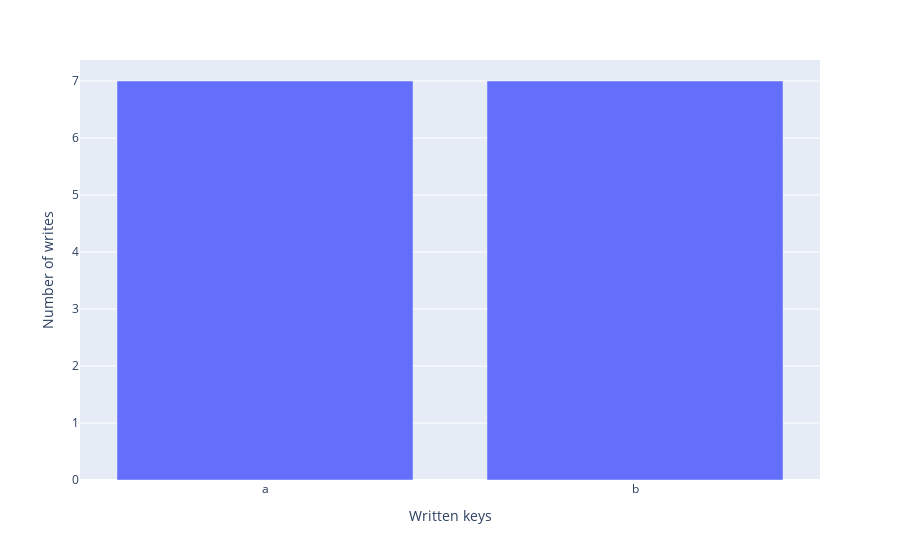

The code cell stored with this chart in its notebook:
### Code cell
txDfw=txDf[txDf['access_type']=='WRITE']
labels={"x":"Written keys","y":"Number of writes"}
fig = px.bar(x=txDfw['key'].unique(),y=txDfw['key'].value_counts(),labels=labels)
fig

### Figure 1 — Plotly figure (JSON) as saved in the notebook; plotly's stock layout.template omitted (floating-point values rounded to 4 significant figures)
{"data": [{"alignmentgroup": "True", "hovertemplate": "Written keys=%{x}<br>Number of writes=%{y}<extra></extra>", "legendgroup": "", "marker": {"color": "#636efa"}, "name": "", "offsetgroup": "", "orientation": "v", "showlegend": false, "textposition": "auto", "type": "bar", "x": ["a", "b"], "xaxis": "x", "y": [7, 7], "yaxis": "y"}], "layout": {"barmode": "relative", "legend": {"tracegroupgap": 0}, "margin": {"t": 60}, "xaxis": {"anchor": "y", "domain": [0, 1], "title": {"text": "Written keys"}}, "yaxis": {"anchor": "x", "domain": [0, 1], "title": {"text": "Number of writes"}}}}
